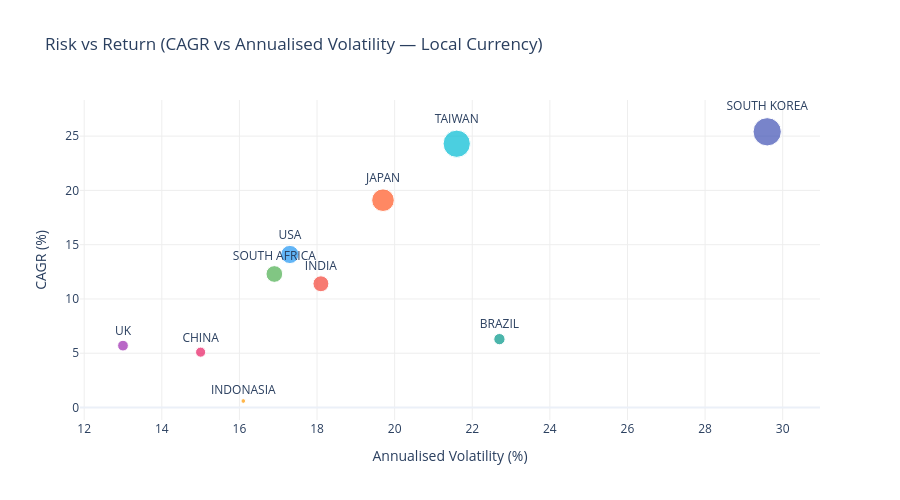

This figure's notebook cell:
### Code cell
# ---- Risk vs Return Scatter (Local Currency Only) ----
fig = px.scatter(
    summary_df,
    x='Ann. Volatility (%)',
    y='CAGR (%)',
    text='Country',
    size=[abs(v) + 5 for v in summary_df['Total Return (%)']],
    color='Country',
    color_discrete_map=COUNTRY_COLORS,
    # Updated title text below to reflect local currency parameters
    title='Risk vs Return (CAGR vs Annualised Volatility — Local Currency)',
    labels={'Ann. Volatility (%)': 'Annualised Volatility (%)', 'CAGR (%)': 'CAGR (%)'}
)
fig.update_traces(textposition='top center', marker=dict(line=dict(width=1, color='white')))
fig.update_layout(height=500, showlegend=False, title_font_size=17,
                  plot_bgcolor='rgba(0,0,0,0)', yaxis=dict(gridcolor='#eee'), xaxis=dict(gridcolor='#eee'))
fig.show()

### Figure 1 — Plotly figure (JSON) as saved in the notebook; plotly's stock layout.template omitted (floating-point values rounded to 4 significant figures)
{"data": [{"hovertemplate": "Country=%{text}<br>Annualised Volatility (%)=%{x}<br>CAGR (%)=%{y}<br>size=%{marker.size}<extra></extra>", "legendgroup": "SOUTH KOREA", "marker": {"color": "#3F51B5", "line": {"color": "white", "width": 1}, "size": [332.2], "sizemode": "area", "sizeref": 0.8305, "symbol": "circle"}, "mode": "markers+text", "name": "SOUTH KOREA", "orientation": "v", "showlegend": true, "text": ["SOUTH KOREA"], "textposition": "top center", "type": "scatter", "x": [29.6], "xaxis": "x", "y": [25.4], "yaxis": "y"}, {"hovertemplate": "Country=%{text}<br>Annualised Volatility (%)=%{x}<br>CAGR (%)=%{y}<br>size=%{marker.size}<extra></extra>", "legendgroup": "TAIWAN", "marker": {"color": "#00BCD4", "line": {"color": "white", "width": 1}, "size": [309.2], "sizemode": "area", "sizeref": 0.8305, "symbol": "circle"}, "mode": "markers+text", "name": "TAIWAN", "orientation": "v", "showlegend": true, "text": ["TAIWAN"], "textposition": "top center", "type": "scatter", "x": [21.6], "xaxis": "x", "y": [24.3], "yaxis": "y"}, {"hovertemplate": "Country=%{text}<br>Annualised Volatility (%)=%{x}<br>CAGR (%)=%{y}<br>size=%{marker.size}<extra></extra>", "legendgroup": "JAPAN", "marker": {"color": "#FF5722", "line": {"color": "white", "width": 1}, "size": [212.0], "sizemode": "area", "sizeref": 0.8305, "symbol": "circle"}, "mode": "markers+text", "name": "JAPAN", "orientation": "v", "showlegend": true, "text": ["JAPAN"], "textposition": "top center", "type": "scatter", "x": [19.7], "xaxis": "x", "y": [19.1], "yaxis": "y"}, {"hovertemplate": "Country=%{text}<br>Annualised Volatility (%)=%{x}<br>CAGR (%)=%{y}<br>size=%{marker.size}<extra></extra>", "legendgroup": "USA", "marker": {"color": "#2196F3", "line": {"color": "white", "width": 1}, "size": [137.5], "sizemode": "area", "sizeref": 0.8305, "symbol": "circle"}, "mode": "markers+text", "name": "USA", "orientation": "v", "showlegend": true, "text": ["USA"], "textposition": "top center", "type": "scatter", "x": [17.3], "xaxis": "x", "y": [14.1], "yaxis": "y"}, {"hovertemplate": "Country=%{text}<br>Annualised Volatility (%)=%{x}<br>CAGR (%)=%{y}<br>size=%{marker.size}<extra></extra>", "legendgroup": "SOUTH AFRICA", "marker": {"color": "#4CAF50", "line": {"color": "white", "width": 1}, "size": [115.9], "sizemode": "area", "sizeref": 0.8305, "symbol": "circle"}, "mode": "markers+text", "name": "SOUTH AFRICA", "orientation": "v", "showlegend": true, "text": ["SOUTH AFRICA"], "textposition": "top center", "type": "scatter", "x": [16.9], "xaxis": "x", "y": [12.3], "yaxis": "y"}, {"hovertemplate": "Country=%{text}<br>Annualised Volatility (%)=%{x}<br>CAGR (%)=%{y}<br>size=%{marker.size}<extra></extra>", "legendgroup": "INDIA", "marker": {"color": "#F44336", "line": {"color": "white", "width": 1}, "size": [105.2], "sizemode": "area", "sizeref": 0.8305, "symbol": "circle"}, "mode": "markers+text", "name": "INDIA", "orientation": "v", "showlegend": true, "text": ["INDIA"], "textposition": "top center", "type": "scatter", "x": [18.1], "xaxis": "x", "y": [11.4], "yaxis": "y"}, {"hovertemplate": "Country=%{text}<br>Annualised Volatility (%)=%{x}<br>CAGR (%)=%{y}<br>size=%{marker.size}<extra></extra>", "legendgroup": "BRAZIL", "marker": {"color": "#009688", "line": {"color": "white", "width": 1}, "size": [52.9], "sizemode": "area", "sizeref": 0.8305, "symbol": "circle"}, "mode": "markers+text", "name": "BRAZIL", "orientation": "v", "showlegend": true, "text": ["BRAZIL"], "textposition": "top center", "type": "scatter", "x": [22.7], "xaxis": "x", "y": [6.3], "yaxis": "y"}, {"hovertemplate": "Country=%{text}<br>Annualised Volatility (%)=%{x}<br>CAGR (%)=%{y}<br>size=%{marker.size}<extra></extra>", "legendgroup": "UK", "marker": {"color": "#9C27B0", "line": {"color": "white", "width": 1}, "size": [47.7], "sizemode": "area", "sizeref": 0.8305, "symbol": "circle"}, "mode": "markers+text", "name": "UK", "orientation": "v", "showlegend": true, "text": ["UK"], "textposition": "top center", "type": "scatter", "x": [13.0], "xaxis": "x", "y": [5.7], "yaxis": "y"}, {"hovertemplate": "Country=%{text}<br>Annualised Volatility (%)=%{x}<br>CAGR (%)=%{y}<br>size=%{marker.size}<extra></extra>", "legendgroup": "CHINA", "marker": {"color": "#E91E63", "line": {"color": "white", "width": 1}, "size": [42.4], "sizemode": "area", "sizeref": 0.8305, "symbol": "circle"}, "mode": "markers+text", "name": "CHINA", "orientation": "v", "showlegend": true, "text": ["CHINA"], "textposition": "top center", "type": "scatter", "x": [15.0], "xaxis": "x", "y": [5.1], "yaxis": "y"}, {"hovertemplate": "Country=%{text}<br>Annualised Volatility (%)=%{x}<br>CAGR (%)=%{y}<br>size=%{marker.size}<extra></extra>", "legendgroup": "INDONASIA", "marker": {"color": "#FF9800", "line": {"color": "white", "width": 1}, "size": [9.0], "sizemode": "area", "sizeref": 0.8305, "symbol": "circle"}, "mode": "markers+text", "name": "INDONASIA", "orientation": "v", "showlegend": true, "text": ["INDONASIA"], "textposition": "top center", "type": "scatter", "x": [16.1], "xaxis": "x", "y": [0.6], "yaxis": "y"}], "layout": {"height": 500, "legend": {"itemsizing": "constant", "title": {"text": "Country"}, "tracegroupgap": 0}, "plot_bgcolor": "rgba(0,0,0,0)", "showlegend": false, "title": {"font": {"size": 17}, "text": "Risk vs Return (CAGR vs Annualised Volatility — Local Currency)"}, "xaxis": {"anchor": "y", "domain": [0, 1], "gridcolor": "#eee", "title": {"text": "Annualised Volatility (%)"}}, "yaxis": {"anchor": "x", "domain": [0, 1], "gridcolor": "#eee", "title": {"text": "CAGR (%)"}}}}
